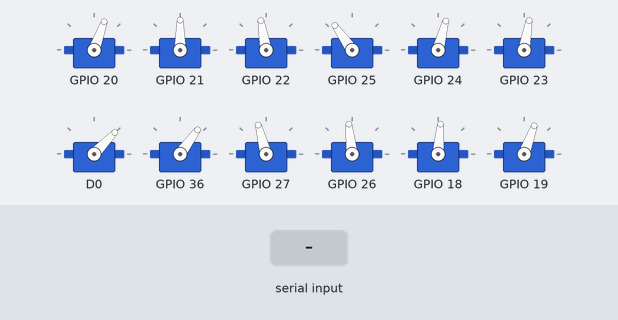
The sketch below on a simulated ESP8266 (NodeMCU). Shown: 12 × servo. Inputs (shaded band) come from the test bench. What the sketch prints to the serial monitor is not drawn.

Above: at 1.2 s.
1.3 s: "200\n" received over Serial
2.8 s: "90,45\n" received over Serial
Timing chart, 0 to 5.8 s (numbered marks = the images above; inputs shaded):
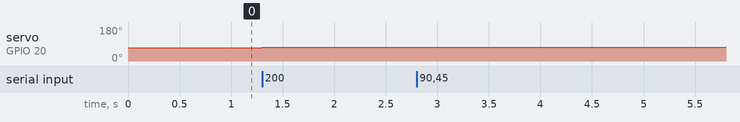

Measured:
- after the input at 1.3 s, servo on GPIO 20: 70° → 72° at once
- after the input at 2.8 s, every drawn part: stays the same

The sketch:

pabloSpyder.ino
```cpp
#include <megaPinDefs.h>

#include <Servo.h>

#define COMM_DELAY 3

#define LOG(X) Serial.print(X);
#define LOGln(X) Serial.println(X);


Servo myservo[12];

void setup()
{
    Serial.begin(115200);
    attachServos();
    goToMotionBeginPosition();

}


void loop()
{

 readIncommingData();
}


void goToMotionBeginPosition()
{
  myservo[0].write(70);   //decrease(subtract an angle) to take the leg back +
  myservo[1].write(90);     //increase(add an angle) to take the leg down   -
  myservo[2].write(100);    //increase(add an angle) to expand the leg  +

  myservo[3].write(125);    //increase(add an angle) to take the leg back  -
  myservo[4].write(75);       //decrease(subtract an angle) to take the leg down  +
  myservo[5].write(80);   //decrease(subtract an angle) to expand the leg   -

  myservo[6].write(46);    ///inrease(add an angle) to take the leg back    -
  myservo[7].write(54);    ///increase(add an angle) to take the leg down   -
  myservo[8].write(105);   //increase(add an angle) to expand the leg       +

  myservo[9].write(96);   //decrease(subtract an angle) to take the leg back   +
  myservo[10].write(85);   //decrease(subtract an angle) to take the leg down   +
  myservo[11].write(70);  //decrease(subtract an angle to expand the leg    -
}


void readIncommingData()
{

  String input;
  bool isReceiving = false;
  while(Serial.available())
  {
    isReceiving=true;
    char c = Serial.read();
    input+=c;
  }


  if(isReceiving)  {
    Serial.print("Received:");
    Serial.println(input);
    long int msg = input.toInt();

    int servoIndex = abs(msg%10);
    msg/=10;
    int legIndex = abs(msg % 10);
    msg/=10;
    long int angle = msg;

    writeServoAngle(angle,legIndex*3+servoIndex);

    LOG("Writing Angle:");
    LOG(angle);
    LOG(",Leg Index:");
    LOG(legIndex)
    LOG(",ServoIndex:");
    LOGln(servoIndex);


    input="";
    isReceiving=false;
  }


  delay(5);

}
int servoFixedPoints[12] = {70, 90, 100, 125, 75, 80,   46 ,   54, 105, 96, 85,70} ;
//int servoFixedPoints[12] = {5,90,100,180,91,80,15,54,100,155,85,70};

void writeServoAngle(int angle,int index)
{
    if(index == 0 || index==2 ||index==4 ||index==8 ||index==9 ||index==10)
    {
        myservo[index].write(servoFixedPoints[index] + angle);
    }
    else
    {
        myservo[index].write(servoFixedPoints[index] - angle);
    }

}


void attachServos()
{
  /////AAAAAAAAAAAAAAAAAAAA//////////////      FRONT LEFT
  myservo[0].attach(D2);//  TOP
  myservo[1].attach(D3);//  MIDDLE
  myservo[2].attach(D4);//  BOTTOM

  ////BBBBBBBBBBBBBBBBBBBBB///////            FRONT RIGHT
  myservo[3].attach(D7);//   TOP
  myservo[4].attach(D6);//   MIDDLE
  myservo[5].attach(D5);//   BOTTOM
 //////////////////////////////////////////

 ////CCCCCCCCCCCCCCCCCCCCCCC/////////        BACK RIGHT
  myservo[6].attach(G3);//   TOP
  myservo[7].attach(G2);//   MIDDLE
  myservo[8].attach(G1);//   BOTTOM
//////////////////////////////////////////

///////////////////////////////////////////////
  ////DDDDDDDDDDDDDDDDDDDDDD////          BACK LEFT
  myservo[9].attach(G0);//    TOP
  myservo[10].attach(D0);//   MIDDLE
  myservo[11].attach(D1);//   BOTTOM
//////////////////////////////////////////////
}
```
